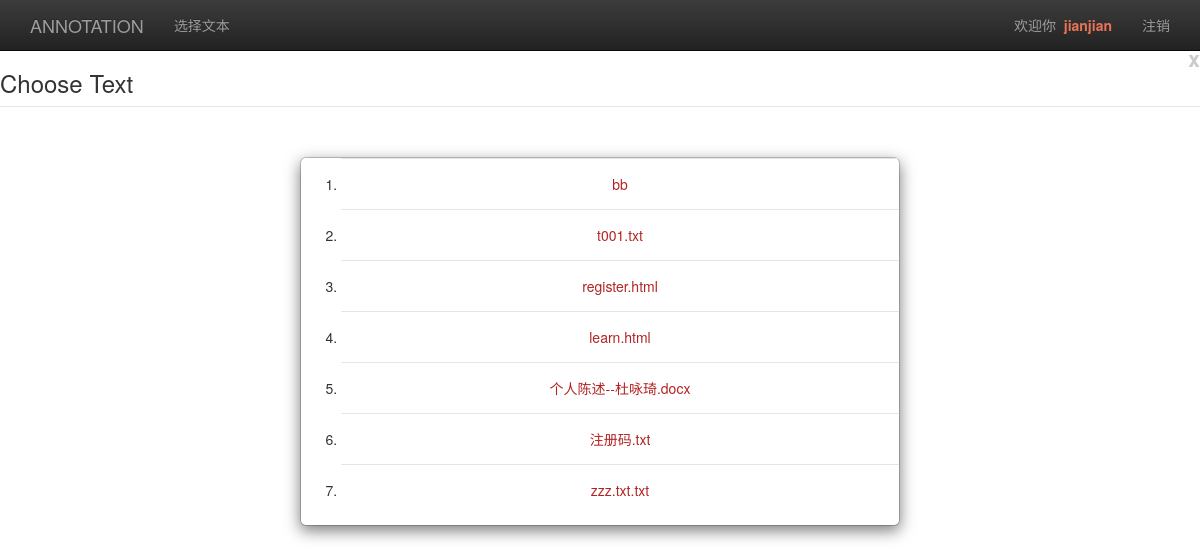
The app's page /annotation/choose_text/ (signed in) with its own data.
### annotation/models.py (models this page shows, shortened)
class myUser(models.Model):
    limits_choices = {
        (0, '普通用户'),
        (1, '用户组长'),
    }
    user = models.OneToOneField(User, on_delete=models.CASCADE)
    group = models.ForeignKey('group', on_delete=models.CASCADE)
    limits = models.IntegerField(choices=limits_choices, default=0)

class text(models.Model):
    name = models.CharField(max_length=50)
    group = models.ForeignKey('group', on_delete=models.CASCADE)
    text = models.FileField(upload_to=text_path)
    index = models.IntegerField(default=0)
    limit = models.IntegerField(default=1)

### annotation/views.py (the view)
# urls.py: path('choose_text/',views.choose_text,name='choose_text'),
@login_required(login_url='/annotation/login/')
def choose_text(request):
    user = request.user
    text_list = text.objects.filter(group=user.myuser.group)
    content = {
        'user': request.user,
        'text_list': text_list,
    }
    return render(request, 'annotation/choose_text.html', content)

### annotation/templates/annotation/choose_text.html (shortened to what this page needs)
{% extends "annotation/extend_others.html" %}
{% load static %}
{% block css%}
    <link rel="stylesheet" type="text/css" href="{% static 'annotationtry/css/bootstrap.min.css' %}">
    <link rel="stylesheet" type="text/css" href="{% static 'annotationtry/css/bootstrap-theme.min.css' %}">
{% endblock%}
{% block content %}
<div class="modal-header">
    <button class="close" data-dismiss="modal">x</button>
    <h3>Choose Text</h3>
</div>
<div class="modal-dialog">
    <div class="modal-content">
        <ol type="1">
{% for i in text_list %}
    {% if user.myuser.limits == 0 and i.limit == 1 %}
    <li >
    <div class="modal-choose">
            <a href="{% url 'note' i.name %}" class = 'text-center' id="{{i.name}}">{{i.name}}</a>
    </div>
    </li>
    {% endif %}
{% endfor %}
        </ol>
    </div>
</div>
{% endblock %}

### annotation/templates/annotation/extend_others.html (shortened to what this page needs)
{% load static %}
<!DOCTYPE html>
<html lang="zh-cn">
<head>
    <link rel="stylesheet" type="text/css" href="{% static 'annotation/css/bootstrap.min.css' %}">
    <link rel="stylesheet" type="text/css" href="{% static 'annotation/css/bootstrap-theme.min.css' %}">
    <link rel="stylesheet" type="text/css" href="{% static 'annotation/css/base.css' %}">
    {% block css%}{% endblock %}
</head>
<body>
<nav class="navbar navbar-inverse navbar-fixed-top" role="navigation">
    <div class="container">
        <div class="navbar-header">
            <a  class="navbar-brand"> ANNOTATION</a>
        </div>
        <div class="collapse navbar-collapse" id="navbar-collapse-basepage">
            <ul class="nav navbar-nav">
                {% if user and user.myuser.limits == 0 %}
                    <li id="choose_text"><a href="{% url 'choose_text' %}">选择文本</a></li>
                {% endif %}
            </ul>
            <ul class="nav navbar-nav navbar-right">
                {% if user %}
                    <li><p class="navbar-text">欢迎你&nbsp;&nbsp;<span id="base_name">{{ user.myuser.user.username }}</span></p>
                    </li>
                    <li><a href="{% url 'logout' %}">注销</a></li>
                {% else %}
                    <li><a href="{% url 'register' %}">注册</a></li>
                    <li><a href="{% url 'login' %}">登录</a></li>
                {% endif %}
            </ul>
        </div>
    </div>
</nav>
{% block content %}{% endblock %}
</body>
</html>

### annotation/static/annotation/css/base.css (style rules this page uses)
body { padding-top: 50px; background-color: #ffffff; }
#base_name { color: #ec7357; font-weight: bold; }

### annotation/templates/annotation/choose_text.html (style rules this page uses)
.modal-header { padding: 0; }
@media (min-width: 1080px) { .modal-dialog { margin-top: 50px; } }
a:link { color:firebrick; }
.modal-choose { padding: 15px; text-align: center; border-top: 1px solid #e5e5e5; }

### records on screen
text: name "bb"
text: name "t001.txt"
text: name "register.html"
text: name "learn.html"
text: name "个人陈述--杜咏琦.docx"
text: name "注册码.txt"
text: name "zzz.txt.txt"

### other values on screen
{{ user.myuser.user.username }} "jianjian"
